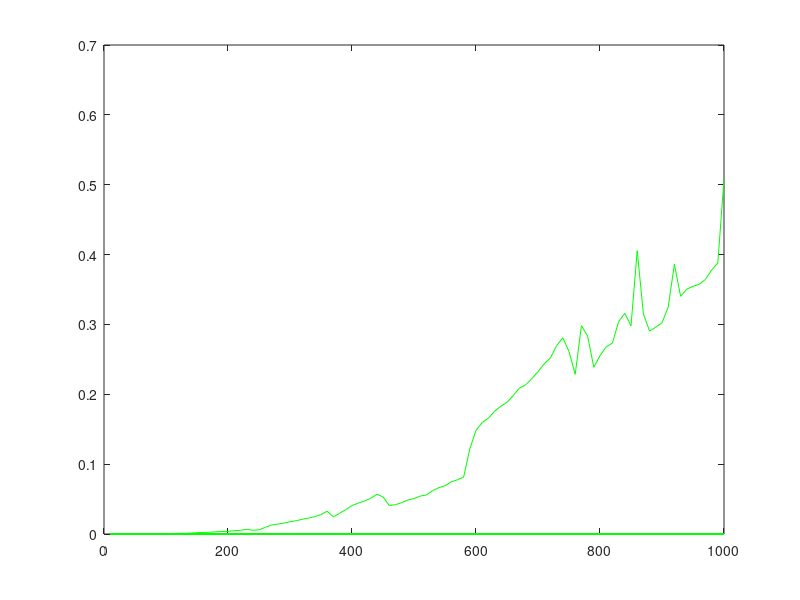

This chart was generated by the following MATLAB code:
dimensioniMatrice = 10:10:1000;		% Dichiaro un vettore contenente tutte le dimensioni delle matrici. Si parte da 10 e si arriva a 2350 con passo 10

tempi = zeros(length(dimensioniMatrice));	% dichiaro un vettore di tempi grande tanto quanto la dimensione del vettore dimensioniMatrice

i = 1;						% Inizializzo il contatore per l'array dei tempi

for n = dimensioniMatrice	% Faccio partire il ciclo iterando sul vettore delle dimensioni
	A = rand(n,n);			% Inizializzo una matrice quadrate n*n con valori casuali compresi tra 0 e 1
	B = rand(n,n);			% Inizializzo una matrice quadrata n*n con valori casuali compresi tra 0 e 1
	tic;					% Faccio partire il timer
	C = A*B;				% Moltiplico le due matrici quadrate
	tempi(i) = toc;			% Fermo il timer e registro il tempo sul vettore dei tempi
	disp(['n =' num2str(n) ' elapsed time = ' num2str(tempi(i))]);		% Mostro sullo schermo i tempi
	i++;					% Incremento il contatore
end

xlabel('Dimensione n della matrice');			% Imposto l'etichetta dell'asse x 
ylabel('Tempo espresso in secondi');			% Imposto l'etichetta dell'asse y		
plot(dimensioniMatrice, tempi, 'g');							% Mostro il grafico